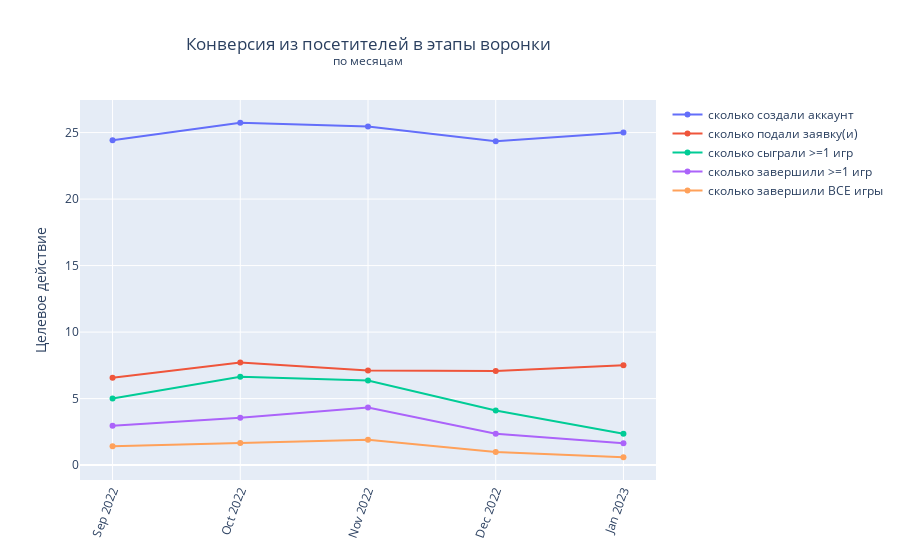

Here is the notebook cell this chart was saved with:
### Markdown cell above
### 4.1 Конверсия по месяцам

### Code cell
# конверсия: путь пользователя

users_byM = group_by(
    df, "last_visit_dttm",
    "1mo", target_actions, ta_alias_short
).filter(pl.col("by_1mo") != "Feb 2023")\
.pipe(add_CR)

plot_line_conv(
    users_byM,
    ta_alias_long[1:],
    "Конверсия из посетителей в этапы воронки<br><sup>по месяцам</sup>",
    "Целевое действие"
)

### Figure 1 — Plotly figure (JSON) as saved in the notebook; plotly's stock layout.template omitted (floating-point values rounded to 4 significant figures)
{"data": [{"mode": "lines+markers", "name": "сколько создали аккаунт", "type": "scatter", "x": ["Sep 2022", "Oct 2022", "Nov 2022", "Dec 2022", "Jan 2023"], "y": [24.42, 25.74, 25.45, 24.35, 25]}, {"mode": "lines+markers", "name": "сколько подали заявку(и)", "type": "scatter", "x": ["Sep 2022", "Oct 2022", "Nov 2022", "Dec 2022", "Jan 2023"], "y": [6.56, 7.71, 7.12, 7.08, 7.51]}, {"mode": "lines+markers", "name": "сколько сыграли >=1 игр", "type": "scatter", "x": ["Sep 2022", "Oct 2022", "Nov 2022", "Dec 2022", "Jan 2023"], "y": [5.01, 6.64, 6.36, 4.1, 2.35]}, {"mode": "lines+markers", "name": "сколько завершили >=1 игр", "type": "scatter", "x": ["Sep 2022", "Oct 2022", "Nov 2022", "Dec 2022", "Jan 2023"], "y": [2.96, 3.56, 4.33, 2.36, 1.64]}, {"mode": "lines+markers", "name": "сколько завершили ВСЕ игры", "type": "scatter", "x": ["Sep 2022", "Oct 2022", "Nov 2022", "Dec 2022", "Jan 2023"], "y": [1.41, 1.66, 1.91, 0.99, 0.59]}], "layout": {"title": {"text": "Конверсия из посетителей в этапы воронки<br><sup>по месяцам</sup>", "x": 0.5, "xref": "paper"}, "xaxis": {"tickangle": -70}, "yaxis": {"title": {"text": "Целевое действие"}}}}
